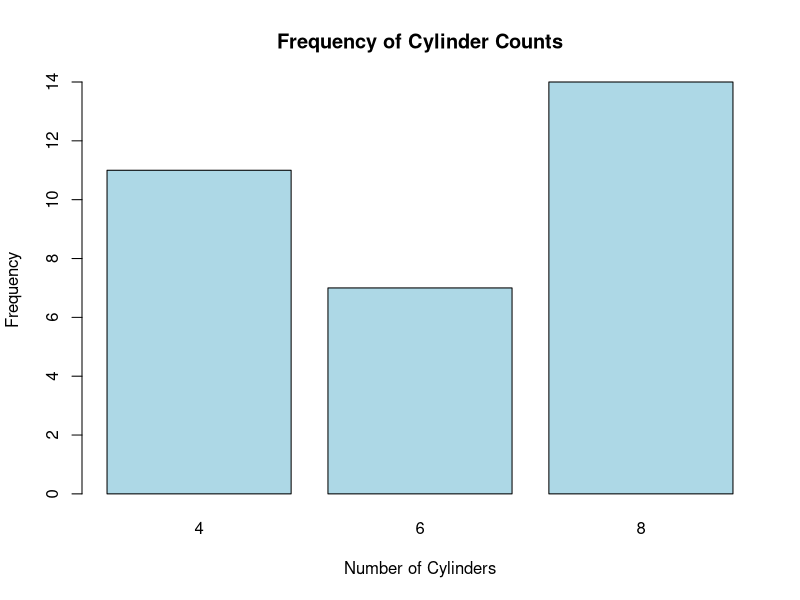
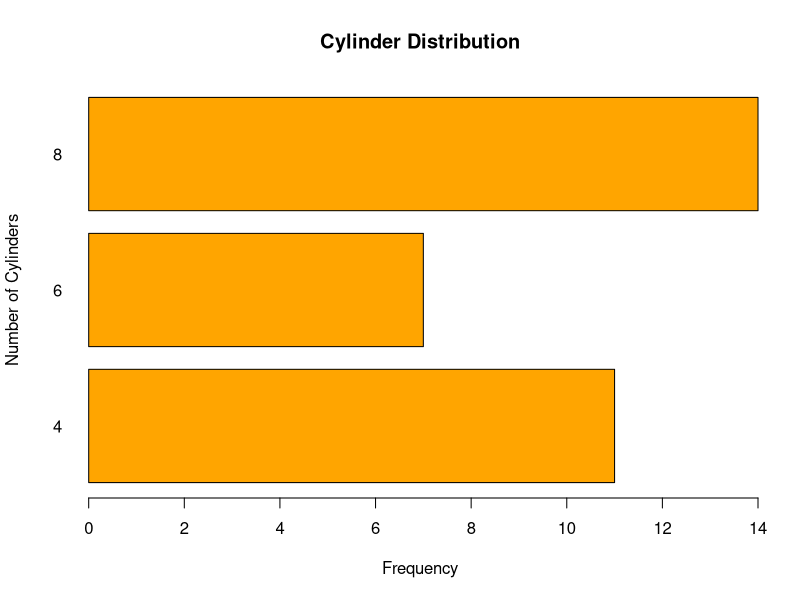
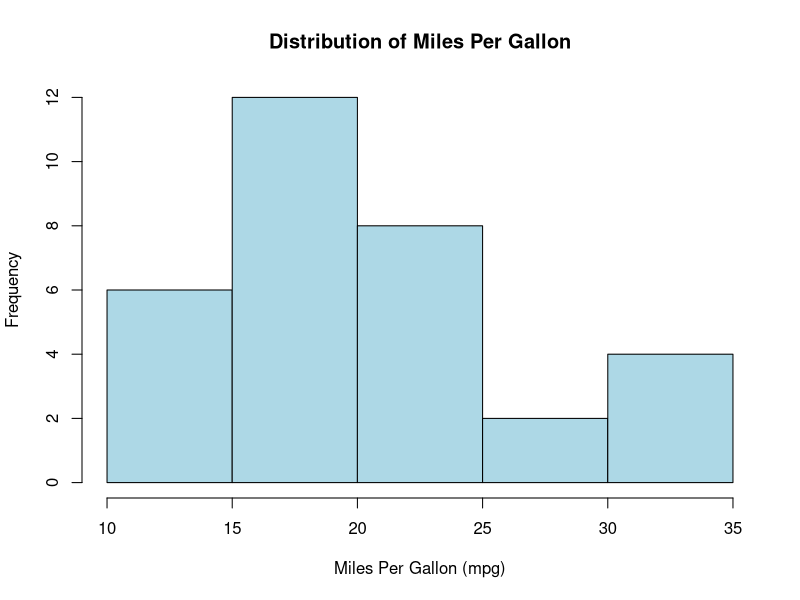
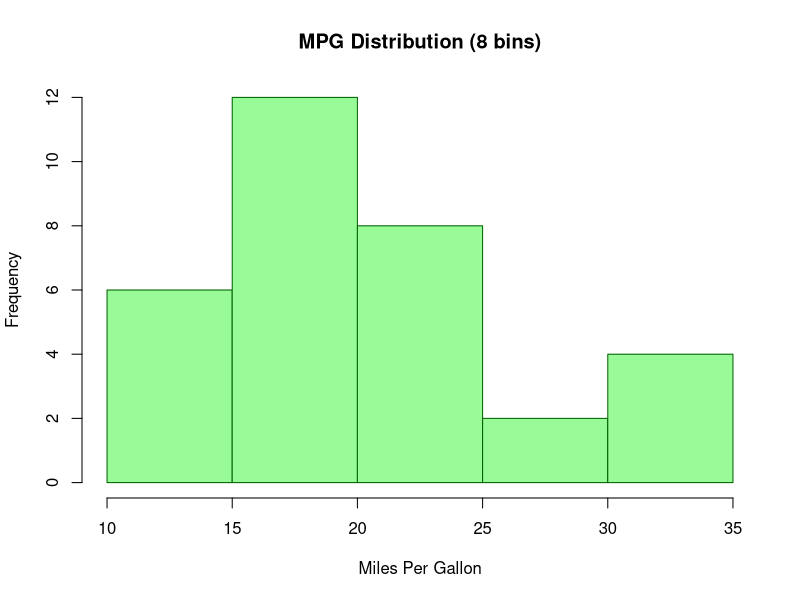
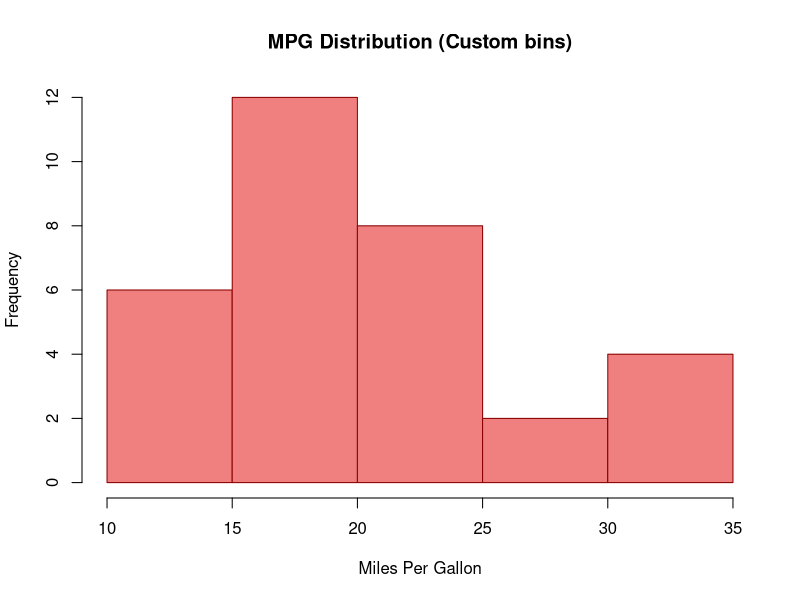
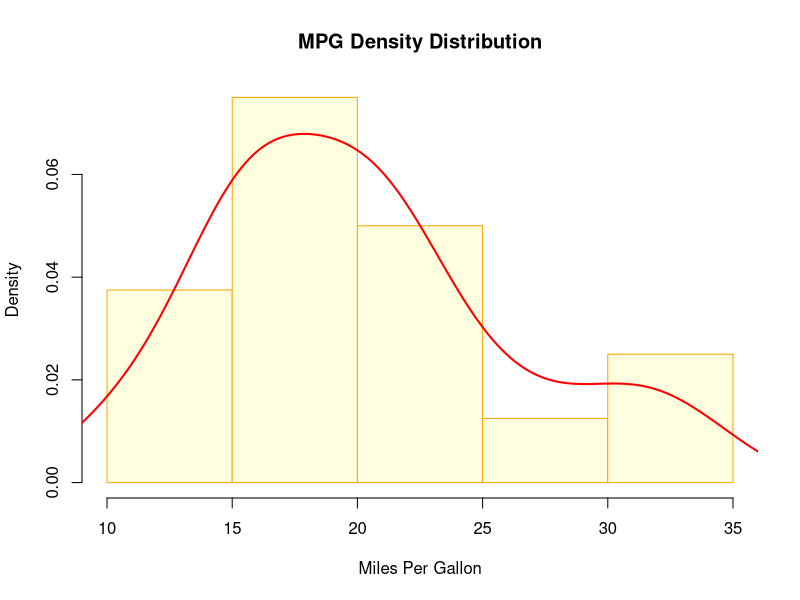
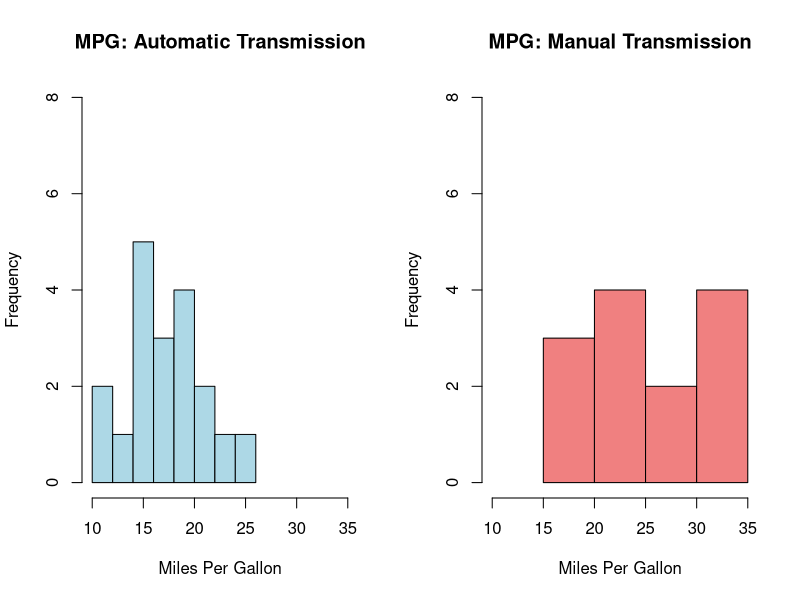
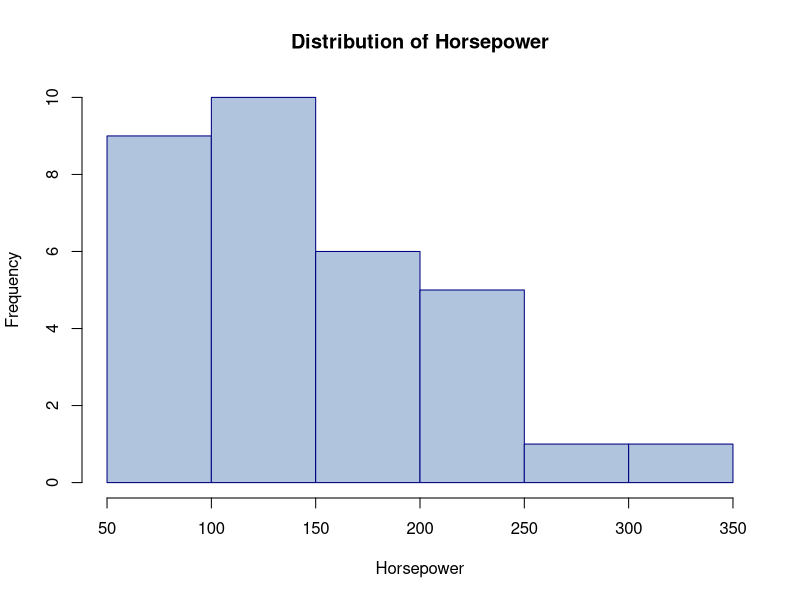

Write R code to recreate these figures, in order.
## ---- chunk 1
# See all available built-in datasets
library(datasets)
data()
## ---- chunk 2
# Load and examine the mtcars dataset
data(mtcars)
head(mtcars)
str(mtcars)
## ---- chunk 3
# Create a frequency table for number of cylinders
cyl_freq <- table(mtcars$cyl)
cyl_freq
## ---- chunk 4
# Calculate proportions
cyl_prop <- prop.table(cyl_freq)
cyl_prop

# Convert to percentages (multiply by 100)
cyl_percent <- prop.table(cyl_freq) * 100
cyl_percent
## ---- chunk 5
# Calculate cumulative frequencies
cyl_cumfreq <- cumsum(cyl_freq)
cyl_cumfreq

# Create a comprehensive frequency table combining all our calculations
freq_table <- data.frame(
  Cylinders = names(cyl_freq),
  Frequency = as.numeric(cyl_freq),
  Proportion = as.numeric(cyl_prop),
  Percentage = as.numeric(cyl_percent),
  Cumulative_Freq = as.numeric(cyl_cumfreq),
  Cumulative_Prop = cumsum(as.numeric(cyl_prop))
)
freq_table
## ---- chunk 6
# Basic bar plot of cylinder frequencies
barplot(
  cyl_freq,
  main = "Frequency of Cylinder Counts",
  xlab = "Number of Cylinders",
  ylab = "Frequency",
  col = "lightblue",
  border = "black"
)
## ---- chunk 7
# Horizontal bar plot
barplot(
  cyl_freq,
  main = "Cylinder Distribution",
  xlab = "Frequency",        # Note: x and y labels are swapped
  ylab = "Number of Cylinders",
  col = "orange",
  horiz = TRUE,             # Make bars horizontal
  las = 1                   # las=1 makes y-axis labels horizontal
)                  
## ---- chunk 8
# Basic histogram of miles per gallon
hist(
  mtcars$mpg,
  main = "Distribution of Miles Per Gallon",
  xlab = "Miles Per Gallon (mpg)",
  ylab = "Frequency",
  col = "lightblue",
  border = "black"
)
## ---- chunk 9
# Histogram with specific number of bins
hist(
  mtcars$mpg,
  breaks = 8, # Use exactly 8 bins
  main = "MPG Distribution (8 bins)",
  xlab = "Miles Per Gallon",
  ylab = "Frequency",
  col = "palegreen",
  border = "darkgreen"
)

# Histogram with specific break points
hist(
  mtcars$mpg,
  breaks = c(10, 15, 20, 25, 30, 35),  # Specify exact bin boundaries
  main = "MPG Distribution (Custom bins)",
  xlab = "Miles Per Gallon",
  ylab = "Frequency",
  col = "lightcoral",
  border = "darkred"
)
## ---- chunk 10
# Density histogram
hist(
  mtcars$mpg,
  freq = FALSE, # This creates a density histogram instead of frequency
  main = "MPG Density Distribution",
  xlab = "Miles Per Gallon",
  ylab = "Density",
  col = "lightyellow",
  border = "orange"
)

# Add a smooth density curve
lines(density(mtcars$mpg), col = "red", lwd = 2)
## ---- chunk 11
# Set up plotting area for multiple plots side by side
par(mfrow = c(1, 2))  # 1 row, 2 columns

# Histogram for automatic transmission cars (am = 0)
auto_mpg <- mtcars$mpg[mtcars$am == 0]  # Extract mpg values for automatic cars
hist(
  auto_mpg,
  main = "MPG: Automatic Transmission",
  xlab = "Miles Per Gallon",
  ylab = "Frequency",
  col = "lightblue",
  xlim = c(10, 35), # Same x-axis range for both plots
  ylim = c(0, 8)    # Same y-axis range for both plots
)

# Histogram for manual transmission cars (am = 1)
manual_mpg <- mtcars$mpg[mtcars$am == 1]  # Extract mpg values for manual cars
hist(
  manual_mpg,
  main = "MPG: Manual Transmission",
  xlab = "Miles Per Gallon",
  ylab = "Frequency",
  col = "lightcoral",
  xlim = c(10, 35), # Same x-axis range for both plots
  ylim = c(0, 8)    # Same y-axis range for both plots
)

# Reset plotting parameters to default (single plot)
par(mfrow = c(1, 1))
## ---- chunk 12
# Create bins for miles per gallon
mpg_bins <- cut(
  mtcars$mpg,
  breaks = c(10, 15, 20, 25, 30, 35),                     
  labels = c("10-15", "15-20", "20-25", "25-30", "30-35"),
  include.lowest = TRUE
)

# Create frequency table from the binned data
mpg_freq <- table(mpg_bins)
mpg_freq

# Calculate cumulative frequencies
mpg_cumfreq <- cumsum(mpg_freq)
mpg_cumfreq
## ---- chunk 13
# Complete frequency analysis for cylinder data
cat("=== FREQUENCY ANALYSIS: ENGINE CYLINDERS ===\n\n")

# Basic frequency table
freq <- table(mtcars$cyl)
cat("Frequency Table:\n")
print(freq)

cat("\nProportion Table:\n")
prop <- prop.table(freq)
print(round(prop, 3))  # Round to 3 decimal places for readability

cat("\nPercentage Table:\n")
percent <- prop.table(freq) * 100
print(round(percent, 1))  # Round to 1 decimal place

cat("\nCumulative Frequencies:\n")
cumfreq <- cumsum(freq)
print(cumfreq)

cat("\nCumulative Proportions:\n")
cumprop <- cumsum(prop)
print(round(cumprop, 3))
## ---- chunk 14
# Store histogram information without plotting
mpg_hist <- hist(mtcars$mpg, plot = FALSE)

# Examine the structure of the histogram object
str(mpg_hist)

# Access specific components
cat("Bin breaks (boundaries):", mpg_hist$breaks, "\n")
cat("Bin counts (frequencies):", mpg_hist$counts, "\n")
cat("Bin midpoints:", mpg_hist$mids, "\n")
## ---- chunk 15
# Analyze the distribution of horsepower
hp_hist <- hist(
  mtcars$hp,
  breaks = 10,
  main = "Distribution of Horsepower",
  xlab = "Horsepower",
  ylab = "Frequency",
  col = "lightsteelblue",
  border = "navy"
)

# Identify cars with unusual horsepower
mean_hp <- mean(mtcars$hp)
sd_hp <- sd(mtcars$hp)

# Cars with horsepower more than 2 standard deviations from mean
unusual_cars <- subset(mtcars, abs(hp - mean_hp) > 2 * sd_hp)
cat("Cars with unusual horsepower:\n")
print(row.names(unusual_cars))
